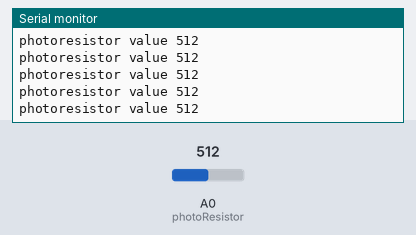
Bench run of a sketch on a simulated Arduino Uno, built with avr-gcc and run on an emulated ATmega328P. On the bench: the last lines printed to the serial monitor. The inputs (shaded band) are chosen by the test bench; at power-on: A0 (photoResistor) = 512.

Above: at 1.2 s.
1.3 s: A0 (photoResistor) set to 110
At 2.0 s:
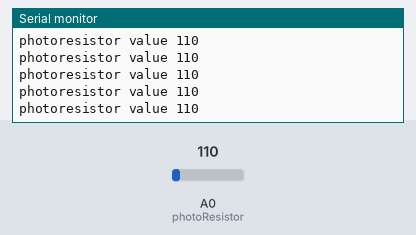
4.3 s: A0 (photoResistor) set to 89
At 5.0 s:
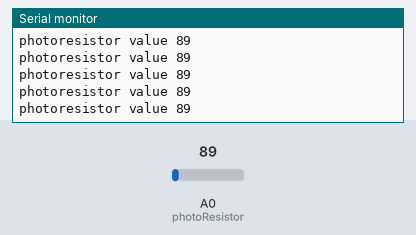
7.3 s: A0 (photoResistor) set to 11
At 8.3 s:
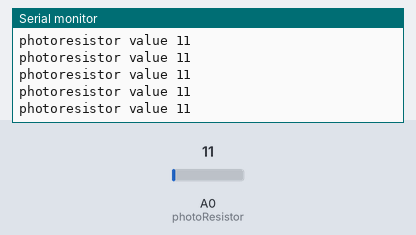
10.3 s: A0 (photoResistor) set to 8
At 10.9 s:
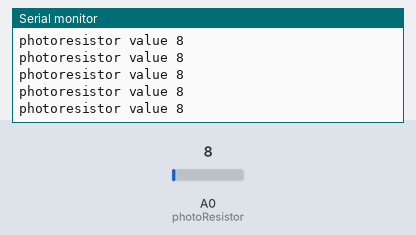
17.8 s: A0 (photoResistor) set to 993
At 18.4 s:
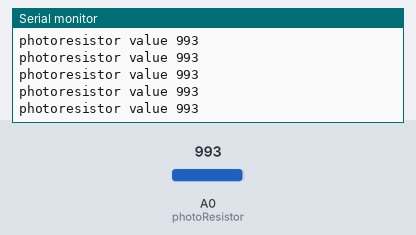
20.8 s: A0 (photoResistor) set to 1009
At 21.4 s:
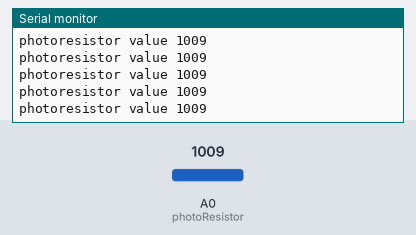
Timing chart, 0 to 23.3 s (numbered marks = the images above; inputs shaded):
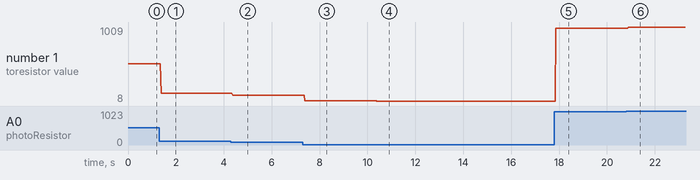

The sketch:

aya.ino
```cpp
//constants
const int photoResistor = A0;

// variables
int value; // store value from photoresistor (0-1023)

void setup() {
    Serial.begin(9600);
    pinMode(photoResistor, INPUT);
    //display.display();
}

void loop() {
    value = analogRead(photoResistor);
    Serial.print("photoresistor value ");
    Serial.println(value);

}
```

Measured:
- after the input at 1.3 s, the serial monitor: prints a new line after 0.08 s (image 1)
- after the input at 4.3 s, the serial monitor: prints a new line after 0.07 s (image 2)
- after the input at 7.3 s, the serial monitor: prints a new line after 0.09 s (image 3)
- after the input at 10.3 s, the serial monitor: prints a new line after 0.08 s (image 4)
- after the input at 17.8 s, the serial monitor: prints a new line after 0.07 s (image 5)
- after the input at 20.8 s, the serial monitor: prints a new line after 0.09 s (image 6)
- plotted number 1: 512 → 110 after the input at 1.3 s, 110 → 89 after the input at 4.3 s, 89 → 11 after the input at 7.3 s, 11 → 8 after the input at 10.3 s, 8 → 993 after the input at 17.8 s
